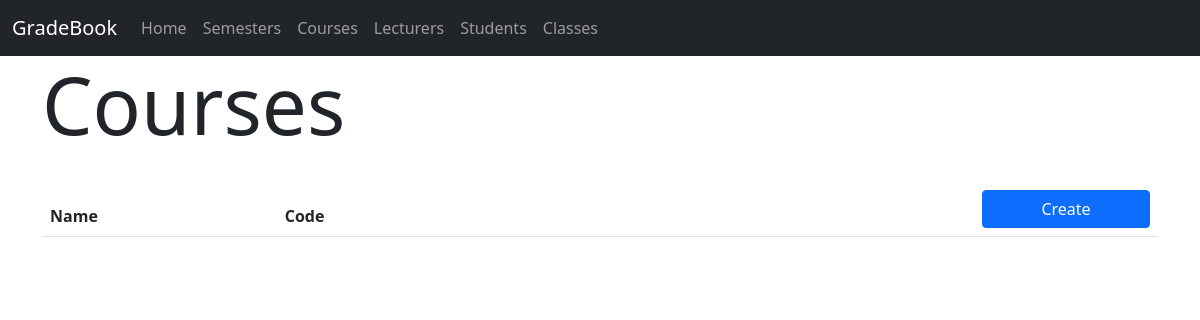
/courses, run on an earlier commit of the app's database.
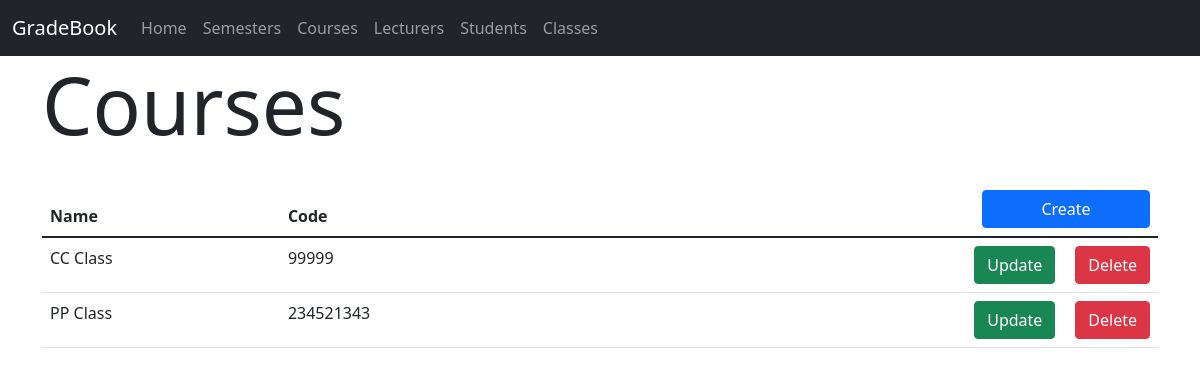
And on a later commit of the database.
### gradebook/models.py (models this page shows, shortened)
class Course(models.Model):
    code = models.CharField(max_length=50, null=False, blank=False, unique=True)
    name = models.CharField(max_length=100, null=False, blank=False)

### gradebook/views.py (the view)
# urls.py: path('courses', ListCoursesView.as_view(), name='list_courses'),
class ListCoursesView(ListView):
    model = Course
    template_name = 'course/list_courses.html'

### gradebook/templates/course/list_courses.html (shortened to what this page needs)
{% extends "base.html" %}
{% block content %}
    <h1 class="display-1" style="margin-bottom: 30px">Courses</h1>
    <table class="table">
  <thead>
    <tr>
      <th scope="col">Name</th>
      <th scope="col">Code</th>
      <th><a href="{% url "create_course" %}" class="btn btn-primary" style="float: right;width: 168px">Create</a></td></th>
    </tr>
  </thead>
  <tbody>
  {% for course in object_list %}
    <tr>
      <td>{{ course.name }}</td>
      <td>{{ course.code }}</td>
      <td>
          <a href="{% url "delete_course" course.id %}" class="btn btn-danger" style="float: right">Delete</a>
          <a href="{% url "update_course" course.id %}" class="btn btn-success" style="float: right; margin-right: 20px">Update</a>
      </td>
    </tr>
  {% endfor %}
  </tbody>
</table>
{% endblock %}

What changed in the data, as far as the page shows it:
added Course: name "CC Class", code "99999"
added Course: name "PP Class", code "234521343"
